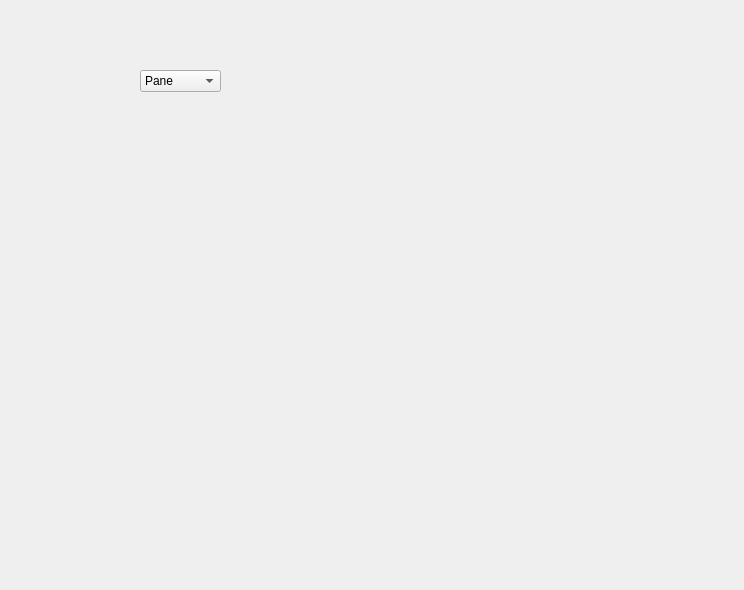
<?xml version="1.0" encoding="UTF-8"?>
<ui version="4.0">
 <class>Form</class>
 <widget class="QWidget" name="Form">
  <property name="geometry">
   <rect>
    <x>0</x>
    <y>0</y>
    <width>744</width>
    <height>590</height>
   </rect>
  </property>
  <property name="windowTitle">
   <string>Form</string>
  </property>
  <widget class="QComboBox" name="comboBox">
   <property name="geometry">
    <rect>
     <x>140</x>
     <y>70</y>
     <width>81</width>
     <height>22</height>
    </rect>
   </property>
   <item>
    <property name="text">
     <string>Pane</string>
    </property>
   </item>
   <item>
    <property name="text">
     <string>Crostate</string>
    </property>
   </item>
   <item>
    <property name="text">
     <string>Pizze</string>
    </property>
   </item>
   <item>
    <property name="text">
     <string>Biscotti</string>
    </property>
   </item>
  </widget>
 </widget>
 <resources/>
 <connections/>
</ui>
